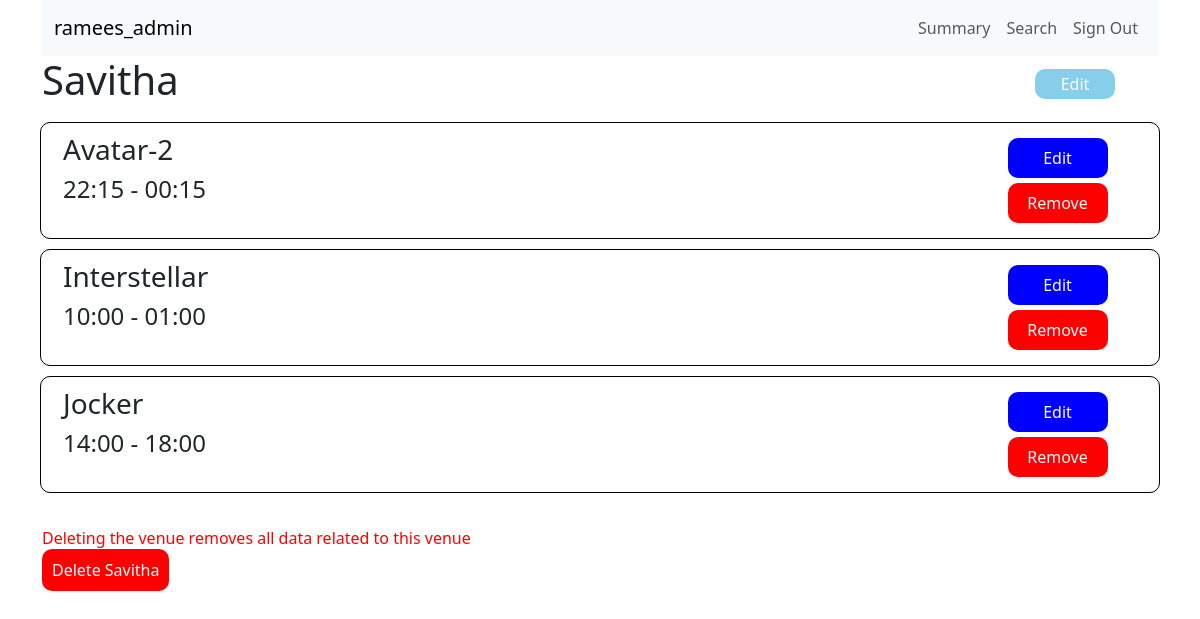
Page /admin/venue/venue_details/2 (signed in) on the committed database.
### application/model.py (models this page shows, shortened)
class Venue(db.Model):
	__tablename__ = 'venue'
	id = db.Column(db.Integer, autoincrement = True, primary_key = True)
	name = db.Column(db.String, nullable = False)
	place = db.Column(db.String, nullable = False)
	location = db.Column(db.String, nullable = False)
	capacity = db.Column(db.Integer, nullable = False)
	__table_args__ = (db.UniqueConstraint('name', 'location'), )

class Show(db.Model):
	__tablename__ = 'show'
	id = db.Column(db.Integer, autoincrement = True, primary_key = True)
	name = db.Column(db.String, unique = True, nullable = False)

class Timeslot(db.Model):
	__tablename__ = 'timeslot'
	id = db.Column(db.Integer, autoincrement = True, primary_key = True)
	start_time = db.Column(db.String,  nullable= False)
	end_time = db.Column(db.String,  nullable= False)

### application/controllers.py (the view)
@app.route("/admin/venue/venue_details/<int:venue_id>", methods =["GET"])
@admin_login_required
def venue_details(venue_id):
	shows = get_all_shows(venue_id)
	venue = get_venue(venue_id)
	screen_ts = get_all_timeslots_for_venue(venue_id)
	show_ts = {}
	for s in shows:
		for screen in screen_ts:
			if screen.show_id == s.id:
				if s.id in show_ts:
					show_ts[s.id].append(screen_ts[screen])
				else:
					show_ts[s.id] = screen_ts[screen]
	return render_template('venue_details.html', venue = venue, shows = shows, show_ts=show_ts)

### application/controller_utils.py (called while the page is built)
def admin_login_required(f):
	@wraps(f)
	def admin_wrapper(*args, **kwargs):
		if not is_authenticated(for_admin = True):
			return redirect(url_for('.logout'))
		return f(*args, **kwargs)
	return admin_wrapper

def is_authenticated(for_admin = False):
	user_id = -1
	if 'user_id' in session:
		user_id = session['user_id']
	type = 0
	if 'user_type' in session:
		type = session['user_type']
	type_matches = False
	if for_admin:
		type_matches = type == 1
	else:
		type_matches = type == 2
	return user_id and user_id > 0 and type_matches

def get_user_name():
	if 'user_name' in session:
		return session['user_name']
	return ''

### application/controllers.py (called while the page is built)
@app.context_processor
def inject_user():
    return dict(user_name = get_user_name())

### application/db_helper.py (called while the page is built)
def get_venue(venue_id):
	return Venue.query.filter(Venue.id == venue_id).first()

def get_all_shows(venue_id):
	q = db.session.query(Show).join(Screen, and_(Show.id == Screen.show_id, Screen.venue_id == venue_id))
	return q.all()

def get_all_timeslots_for_venue(venue_id):
	q = db.session.query(Screen, Timeslot).filter(and_(Timeslot.id == ScreenTimeSlot.timeslot_id, ScreenTimeSlot.screen_id == Screen.id, Screen.venue_id == venue_id))
	results = q.all()
	screen_ts = {}
	for result in results:
		screen = result[0]
		if screen in screen_ts:
			screen_ts[screen].append(result[1])
		else:
			screen_ts[screen] = [result[1]]
	return screen_ts

### templates/venue_details.html (shortened to what this page needs)
{% extends "admin_base.html" %}
{% block user_name %}{{user_name}}{% endblock %}
{% block head %}
  {{ super() }}
{% endblock %}
{% block content %}
 <div>
<div class="row">
    <h1 class="col-10">{{venue.name}}</h1>
    <div class="col-2 center">
      <a class="small-button" href="/admin/edit_venue/{{venue.id}}">Edit</a>
    </div>
</div>
<ul class="base-list">
 {% for show in shows %}
 {% for timeslot in show_ts[show.id] %}
 <li>
 <div class="base-list-item base-card row">
  <div class="col-10">
     <h3>{{show.name}}</h3>
   <h4>{{timeslot.start_time}} - {{timeslot.end_time}}</h4>
  </div>
  <div class="col-2">
    <a href="/admin/show/edit?show_id={{show.id}}&venue_id={{venue.id}}&timeslot={{timeslot.id}}" class="primary-button">Edit</a>
    <a href="/admin/show/remove?show_id={{show.id}}&venue_id={{venue.id}}&timeslot={{timeslot.id}}" class="red-button">Remove</a>
 </li>
 {% endfor %}
 {% endfor %}
</ul>
<div>
  <h6 style="margin-bottom: 10px; color: red;">Deleting the venue removes all data related to this venue</h6>
  <a href="/admin/venue/delete/{{venue.id}}" class="red-large-button">Delete {{venue.name}}</a>
</div>
</div>
</div>
{% endblock %}

### static/style.css (style rules this page uses)
.primary-button { display:block; width:100px; height:40px; color:#fff; background: blue; }
.small-button { display:block; width:80px; height:30px; color:#fff; background: skyblue; }
.red-button { display:block; width:100px; height:40px; color:#fff; background: red; }
.red-large-button { text-decoration:none; margin-top: 40px; border-radius:10px; color:#fff; background: red; padding: 10px; }
.primary-button, .red-button, .small-button { display:flex; justify-content:center; align-items:center; text-decoration:none; margin:5px auto; border-radius:10px; }
.base-card { padding: 10px; border:1px solid #000; border-radius:10px; }
.base-list { list-style: none; padding: 10px; }
.base-list-item { margin-bottom: 10px; padding: 10px; border-radius:10px; }
.center { display:flex; justify-content:center; align-items:center; }

### rows in the picture
Venue: name "Savitha"
Show: name "Avatar-2"
Timeslot: start_time "22:15", end_time "00:15"
Show: name "Interstellar"
Timeslot: start_time "10:00", end_time "01:00"
Show: name "Jocker"
Timeslot: start_time "14:00", end_time "18:00"

### other values in the picture
{{ user_name }} "ramees_admin"
